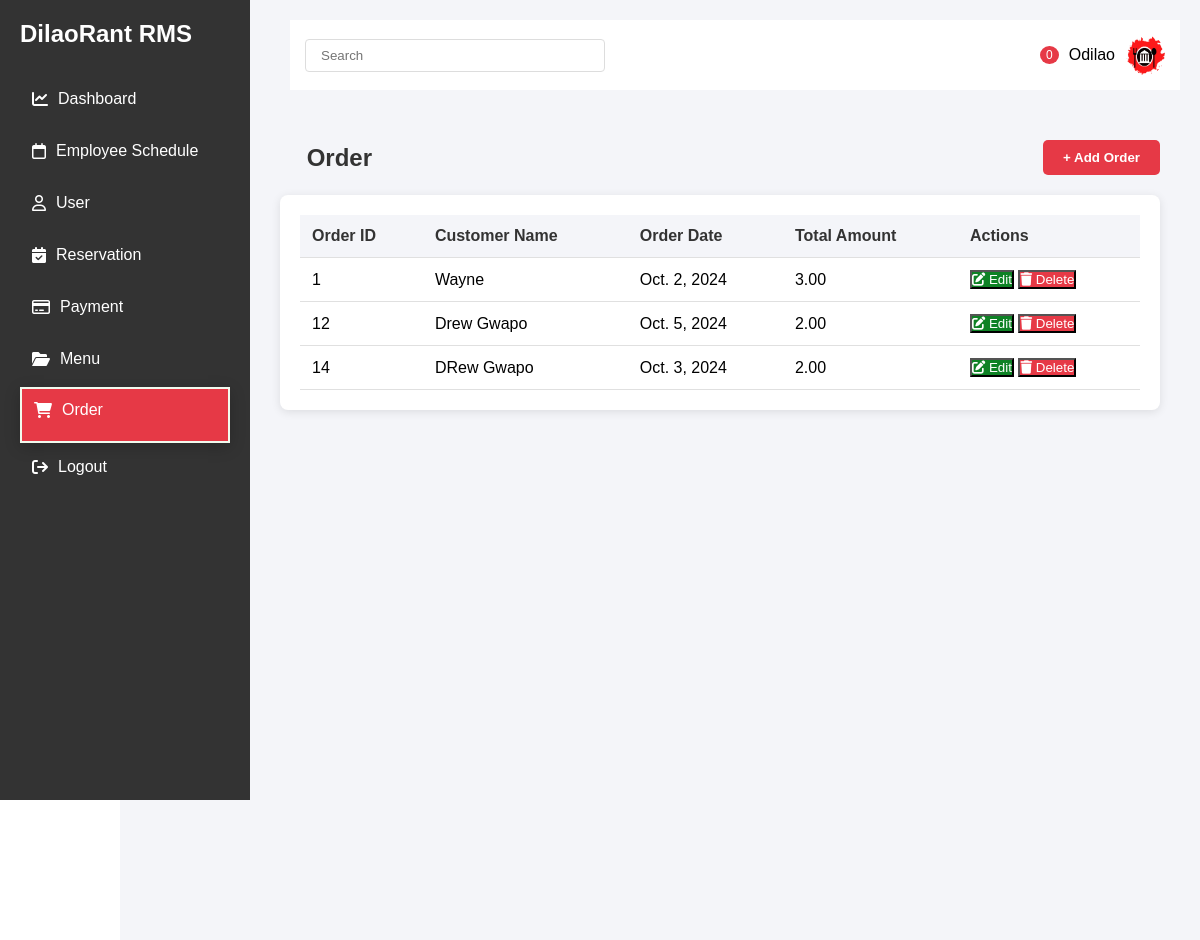
The page /dashboard/Order/ (signed in) on the database as committed earlier.
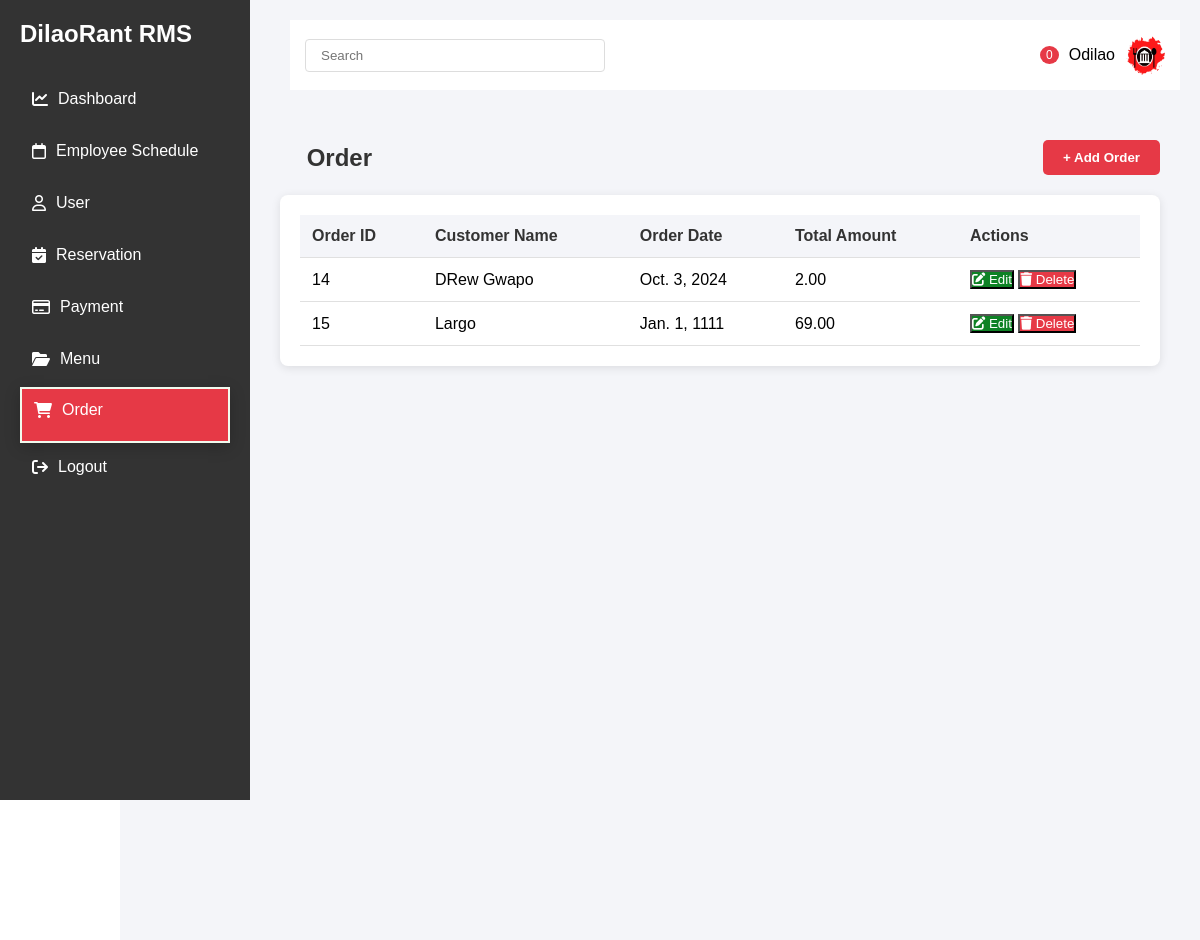
The same page on the database as committed later.
### Order/models.py (models this page shows)
class Order(models.Model):
    order_id = models.AutoField(primary_key=True)
    customer_name = models.CharField(max_length=100)
    order_date = models.DateField()
    total_amount = models.DecimalField(max_digits=10, decimal_places=2)

### Order/views.py (the view)
# urls.py: path('',views.display_Order,name="displayOrder"),
@login_required(login_url='login')
def display_Order(request):
    orders = Order.objects.all()
    return render(request, 'Order/OrderDisplay.html', {'orders': orders})

### Order/templates/Order/OrderDisplay.html (shortened to what the changed rows need)
{% load static %}
<!DOCTYPE html>
<html lang="en">
<head>
    <link rel="stylesheet" href="https://cdnjs.cloudflare.com/ajax/libs/font-awesome/6.0.0/css/all.min.css">
</head>
<body>
    <div class="sidebar">
        <h2>DilaoRant RMS</h2>
    </div>
    <div class="main-content">
        <div class="main-content">
                <div class="schedule-header">
                    <h2 class="schedule-title">&nbsp;&nbsp;&nbsp;&nbsp;Order</h2>
                </div>
                <div class="schedule-container">
                    <table class="schedule-table">
                        <thead>
                            <tr>
                                <th>Order ID</th>
                                <th>Customer Name</th>
                                <th>Order Date</th>
                                <th>Total Amount</th>
                                <th>Actions</th>
                            </tr>
                        </thead>
                        <tbody>
                            {% for order in orders %}
                            <tr>
                                <td>{{ order.order_id }}</td>
                                <td>{{ order.customer_name }}</td>
                                <td>{{ order.order_date }}</td>
                                <td>{{ order.total_amount }}</td>
                                <td>
                                    <div class="action-buttons">
                                        <button
                                            class="btn btn-edit btn-tooltip"
                                            onclick="update_schedule('{{ schedule.schedule_id }}')"
                                            data-tooltip="Edit Schedule"
                                        >
                                            <i class="fas fa-edit"></i>
                                            Edit
                                        </button>
                                        <button
                                            class="btn btn-delete btn-tooltip"
                                            onclick="delete_order('{{order.order_id }}')"
                                            data-tooltip="Delete Schedule"
                                        >
                                            <i class="fas fa-trash"></i>
                                            Delete
                                        </button>
                                    </div>
                                </td>
                            </tr>
                            {% empty %}
                            <tr>
                                <td colspan="4" style="text-align: center;">No orders found.</td>
                            </tr>
                            {% endfor %}
                        </tbody>
                    </table>
                </div>
        </div>
    </div>
</body>
</html>

Rows that differ between the two databases and show on the page:
removed Order: order_id "1", customer_name "Wayne", order_date "Oct. 2, 2024", total_amount "3.00"
removed Order: order_id "12", customer_name "Drew Gwapo", order_date "Oct. 5, 2024", total_amount "2.00"
added Order: order_id "15", customer_name "Largo", order_date "Jan. 1, 1111", total_amount "69.00"
